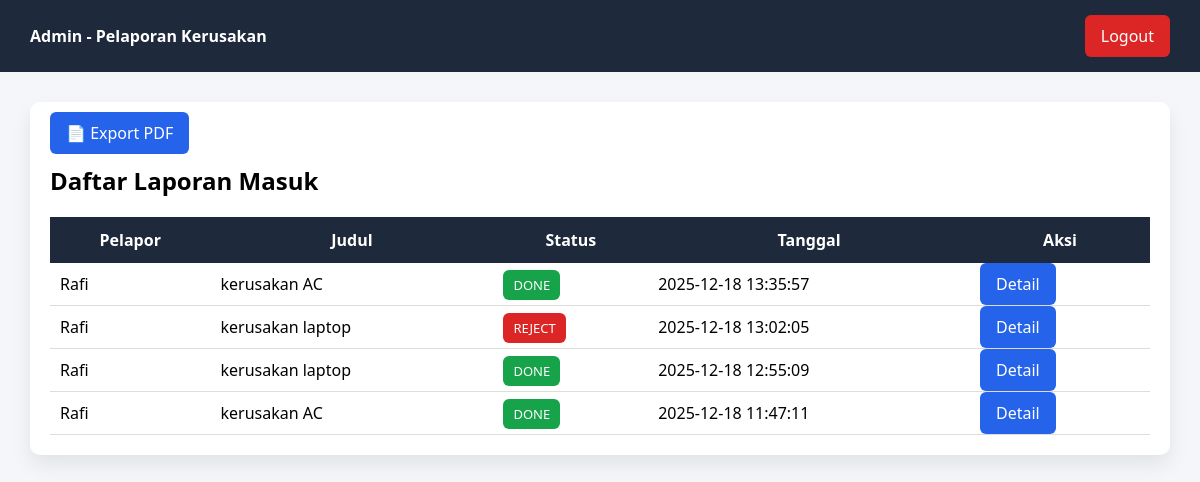
The app's page /admin/dashboard.php (signed in) with its own data.
### tables this page shows
CREATE TABLE `reports` (
  `report_id` int(11) NOT NULL,
  `user_id` int(11) DEFAULT NULL,
  `judul` varchar(150) DEFAULT NULL,
  `deskripsi` text DEFAULT NULL,
  `lokasi` varchar(100) DEFAULT NULL,
  `foto` varchar(255) DEFAULT NULL,
  `status` enum('OPEN','PROCESS','DONE','REJECT') DEFAULT 'OPEN',
  `assigned_to` int(11) DEFAULT NULL,
  `tanggal_lapor` datetime DEFAULT current_timestamp()
);

CREATE TABLE `users` (
  `user_id` int(11) NOT NULL,
  `nama` varchar(100) DEFAULT NULL,
  `username` varchar(50) DEFAULT NULL,
  `password` varchar(255) DEFAULT NULL,
  `role` enum('siswa','admin','teknisi') DEFAULT NULL
);

### admin/dashboard.php (the view, shortened to what this page needs)
<?php
include "../config/db.php";
$data = mysqli_query($conn, "
    SELECT r.*, u.nama
    FROM reports r
    JOIN users u ON r.user_id = u.user_id
    ORDER BY r.tanggal_lapor DESC
");
?>
<!DOCTYPE html>
<html>
<head>
    <link rel="stylesheet" href="../assets/css/style.css">
</head>
<body>
<div class="navbar">
    <b>Admin - Pelaporan Kerusakan</b>
    <a href="../auth/logout.php" class="btn btn-danger">Logout</a>
</div>
<div class="container">
<div class="card">
    <a href="export_pdf.php" class="btn btn-main" style="margin-bottom:15px;">
        📄 Export PDF
    </a>
<h2>Daftar Laporan Masuk</h2>
<table>
<tr>
    <th>Pelapor</th>
    <th>Judul</th>
    <th>Status</th>
    <th>Tanggal</th>
    <th>Aksi</th>
</tr>
<?php while($r = mysqli_fetch_assoc($data)) { ?>
<tr>
    <td><?= $r['nama'] ?></td>
    <td><?= $r['judul'] ?></td>
    <td>
        <span class="status <?= $r['status'] ?>">
            <?= $r['status'] ?>
        </span>
    </td>
    <td><?= $r['tanggal_lapor'] ?></td>
    <td>
        <a class="btn btn-sm" href="detail.php?id=<?= $r['report_id'] ?>">
            Detail
        </a>
    </td>
</tr>
<?php } ?>
</table>
</div>
</div>
</body>
</html>

### assets/css/style.css (style rules this page uses)
* { box-sizing: border-box; font-family: 'Segoe UI', sans-serif; }
body { margin: 0; background: #f4f6f9; }
.navbar { background: #1e293b; color: white; padding: 15px 30px; display: flex; justify-content: space-between; align-items: center; }
.navbar a { color: white; text-decoration: none; margin-left: 15px; }
.container { padding: 30px; }
.card { background: white; padding: 20px; border-radius: 10px; box-shadow: 0 10px 20px rgba(0,0,0,0.08); }
.btn { padding: 10px 16px; background: #2563eb; color: white; border: none; border-radius: 6px; text-decoration: none; cursor: pointer; }
.btn-danger { background: #dc2626; }
table { width: 100%; border-collapse: collapse; margin-top: 20px; }
table th { background: #1e293b; color: white; padding: 12px; }
table td { padding: 10px; border-bottom: 1px solid #ddd; }
.status { padding: 6px 10px; border-radius: 6px; font-size: 13px; color: white; }
.DONE { background: #16a34a; }
.REJECT { background: #dc2626; }

### records on screen
reports: user.nama "Rafi", judul "kerusakan AC", status "DONE", tanggal_lapor "2025-12-18 13:35:57"
reports: user.nama "Rafi", judul "kerusakan laptop", status "REJECT", tanggal_lapor "2025-12-18 13:02:05"
reports: user.nama "Rafi", judul "kerusakan laptop", status "DONE", tanggal_lapor "2025-12-18 12:55:09"
reports: user.nama "Rafi", judul "kerusakan AC", status "DONE", tanggal_lapor "2025-12-18 11:47:11"
